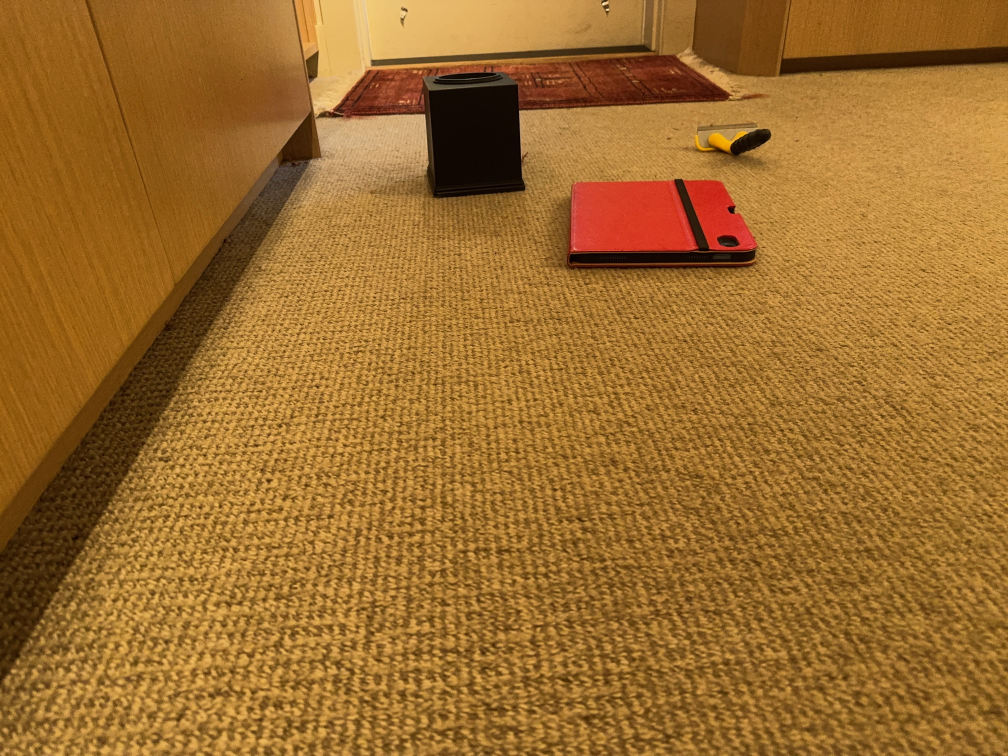
#> input picture datasets/raw/IMG_0096.jpg, 2016 x 1512 px (shown at 1/2 size)
$ python floor_detection_gemini.py ../../../datasets/raw/IMG_0096.jpg ../../../datasets/raw/IMG_0097.jpg
#> lines starting #> are read from the running program, lines starting #| are printed output that depends on the picture; after the words box and inside, x2 and y2 are one past the last pixel; in counts of white or black regions, pixels touching at a corner belong together
"""
Stage 1 Validator: Dense Depth on Carpet
Tests if Stereo Vision can reliably detect the floor plane in a low-texture environment.
"""

import cv2
import numpy as np
import sys

def test_dense_depth(left_path, right_path):
    # Load images
#> called with left_path = '../../../datasets/raw/IMG_0096.jpg', right_path = '../../../datasets/raw/IMG_0097.jpg'
    imgL = cv2.imread(left_path)
#> imgL is the input picture: shape (1512, 2016, 3); mean B, G, R 45, 108.3, 156.5
    imgR = cv2.imread(right_path)
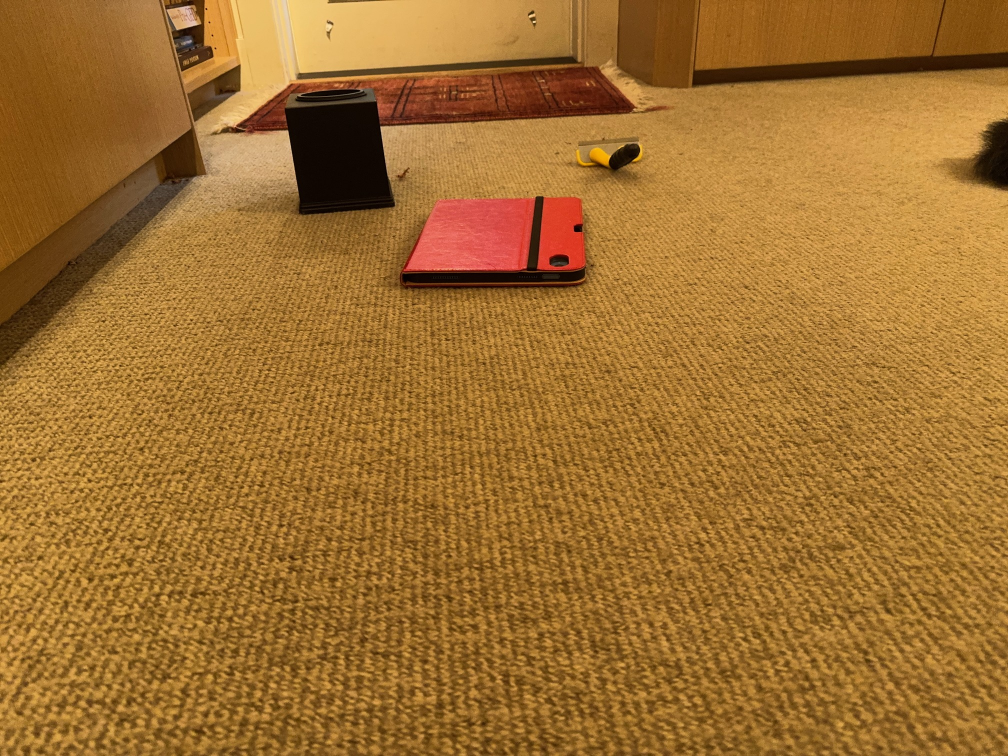
#> input picture datasets/raw/IMG_0097.jpg, 2016 x 1512 px (shown at 1/2 size)
#> imgR is the input picture: shape (1512, 2016, 3); mean B, G, R 47.9, 111.4, 159.1

    if imgL is None or imgR is None:
        print("Error loading images")
        sys.exit(1)

    # Resize for speed/consistency (800px width)
    height, width = imgL.shape[:2]
#> height = 1512; width = 2016
    scale = 800 / width
#> scale = 0.397
    imgL = cv2.resize(imgL, (800, int(height * scale)))
#> imgL: shape (600, 800, 3)
    imgR = cv2.resize(imgR, (800, int(height * scale)))
#> imgR: shape (600, 800, 3)

    # Convert to grayscale
    grayL = cv2.cvtColor(imgL, cv2.COLOR_BGR2GRAY)
    grayR = cv2.cvtColor(imgR, cv2.COLOR_BGR2GRAY)
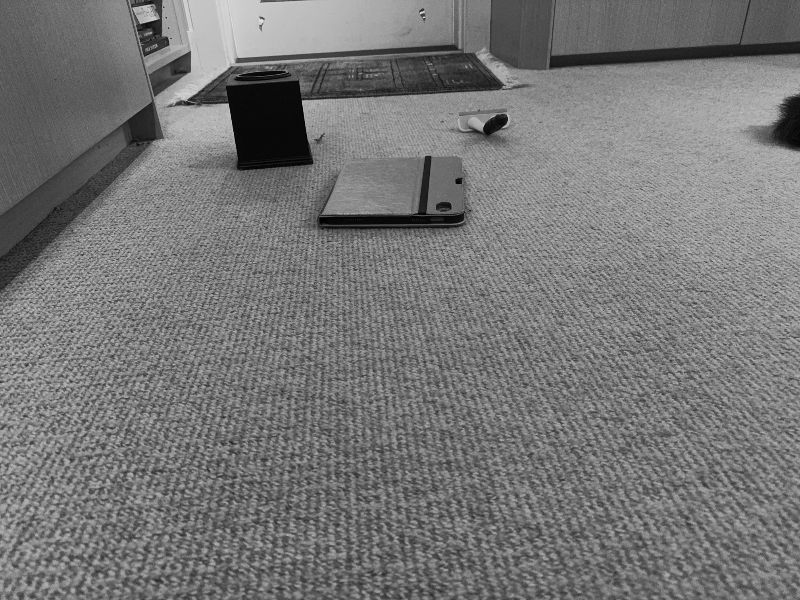
#> grayR: shape (600, 800); min 1, max 230, mean 118.3

    # WCS (Worse Case Scenario) Tuning
    # We are using Aggressive parameters to force the algorithm
    # to find matches even on low-texture carpet.
    window_size = 7
    min_disp = 0
    num_disp = 16 * 5  # 80 disparities

    stereo = cv2.StereoSGBM_create(
        minDisparity=min_disp,
        numDisparities=num_disp,
        blockSize=window_size,
        P1=8 * 3 * window_size**2,
        P2=32 * 3 * window_size**2,
        disp12MaxDiff=1,
        uniquenessRatio=5,    # Lowered to accept weaker matches (carpet)
        speckleWindowSize=50,
        speckleRange=2,
        preFilterCap=63,
        mode=cv2.STEREO_SGBM_MODE_SGBM_3WAY
    )

    # Compute Disparity
    print("Computing dense disparity...")
    disparity = stereo.compute(grayL, grayR).astype(np.float32) / 16.0
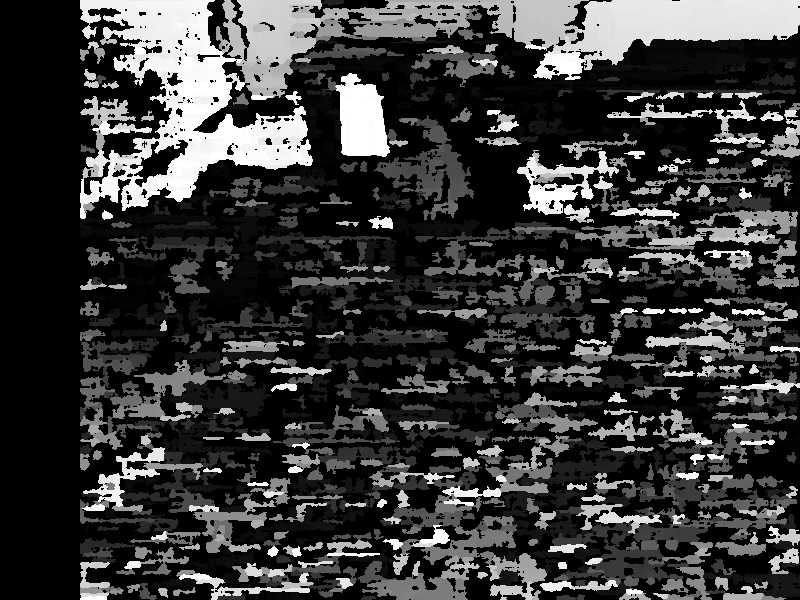
#> disparity: shape (600, 800) float32; min -1, max 79, mean 17; drawn with min black and max white

    # Normalize for visualization
    # Black = No Data / Far away
    # White = Close
    disp_vis = cv2.normalize(disparity, None, 0, 255, cv2.NORM_MINMAX)
    disp_vis = np.uint8(disp_vis)

    # Color map for better contrast reading
    disp_color = cv2.applyColorMap(disp_vis, cv2.COLORMAP_JET)

    # Mark invalid pixels (where stereo failed) as Black
    mask_invalid = (disparity <= min_disp)
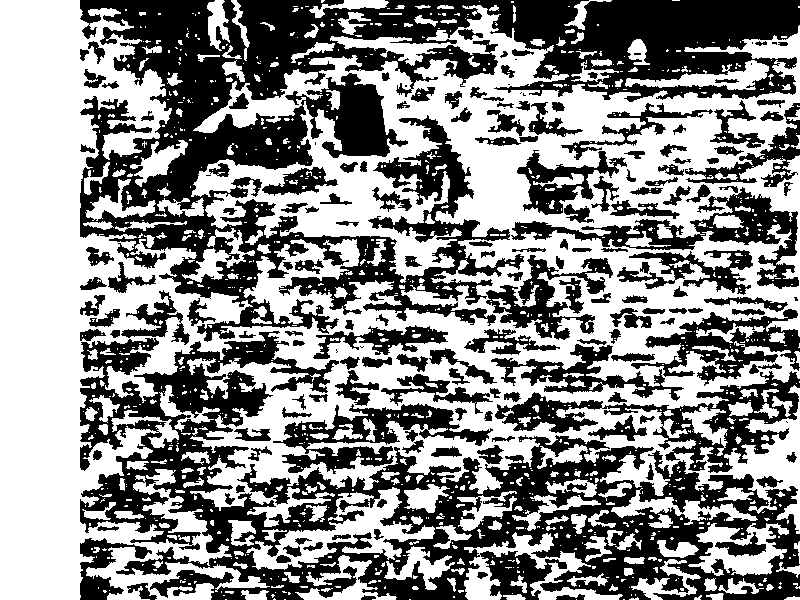
#> mask_invalid: shape (600, 800) bool; 54.4% white; 175 black regions (16 under 20 px), largest, box (x1, y1, x2, y2) and area: (80, 0, 800, 342) 85256, (80, 331, 800, 600) 65158, (495, 371, 800, 473) 7902
    disp_color[mask_invalid] = 0

    # Calculate "Floor Coverage" metric
    # We look at the bottom 30% of the image (where the floor is)
    h, w = disparity.shape
#> h = 600; w = 800
    floor_zone = disparity[int(h*0.7):, :]
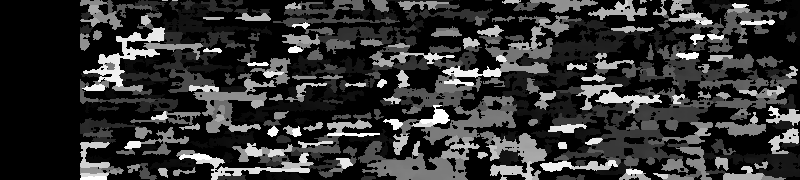
#> floor_zone: shape (180, 800) float32; min -1, max 79, mean 15.2; drawn with min black and max white
    valid_pixels = np.count_nonzero(floor_zone > min_disp)
#> valid_pixels = 68530
    total_pixels = floor_zone.size
#> total_pixels = 144000
    coverage = (valid_pixels / total_pixels) * 100
#> coverage = 47.59

    # Text readout
    cv2.putText(disp_color, f"Floor Coverage: {coverage:.1f}%", (10, 30),
               cv2.FONT_HERSHEY_SIMPLEX, 1, (255, 255, 255), 2)

    if coverage < 50:
        cv2.putText(disp_color, "FAIL: Carpet texture too weak", (10, 70),
                   cv2.FONT_HERSHEY_SIMPLEX, 0.7, (0, 0, 255), 2)
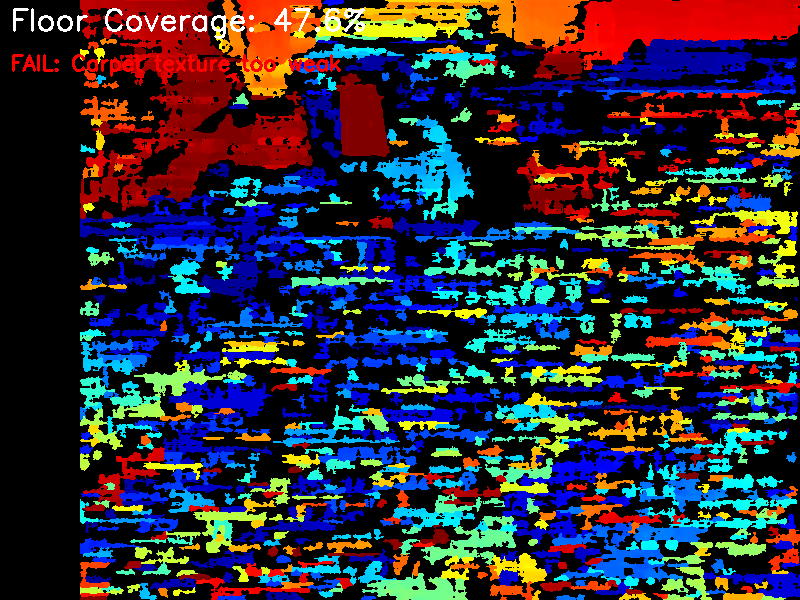
#> disp_color: shape (600, 800, 3); mean B, G, R 57.1, 46.9, 49.2
    else:
        cv2.putText(disp_color, "PASS: Depth pipeline feasible", (10, 70),
                   cv2.FONT_HERSHEY_SIMPLEX, 0.7, (0, 255, 0), 2)

    # Stack side-by-side
    combined = np.hstack((imgL, disp_color))
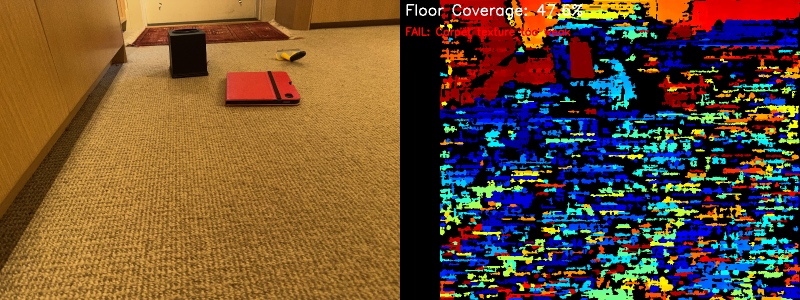
#> combined: shape (600, 1600, 3) (shown at 1/2 size); mean B, G, R 51, 77.6, 102.8

    cv2.imshow("Stage 1 Validator", combined)
    print(f"Floor Coverage: {coverage:.1f}%")
#| Floor Coverage: 47.6%
    print("Press any key to exit.")
    cv2.waitKey(0)
    cv2.destroyAllWindows()

if __name__ == "__main__":
    if len(sys.argv) != 3:
        print("Usage: python test_depth_viability.py <left> <right>")
    else:
        test_dense_depth(sys.argv[1], sys.argv[2])
